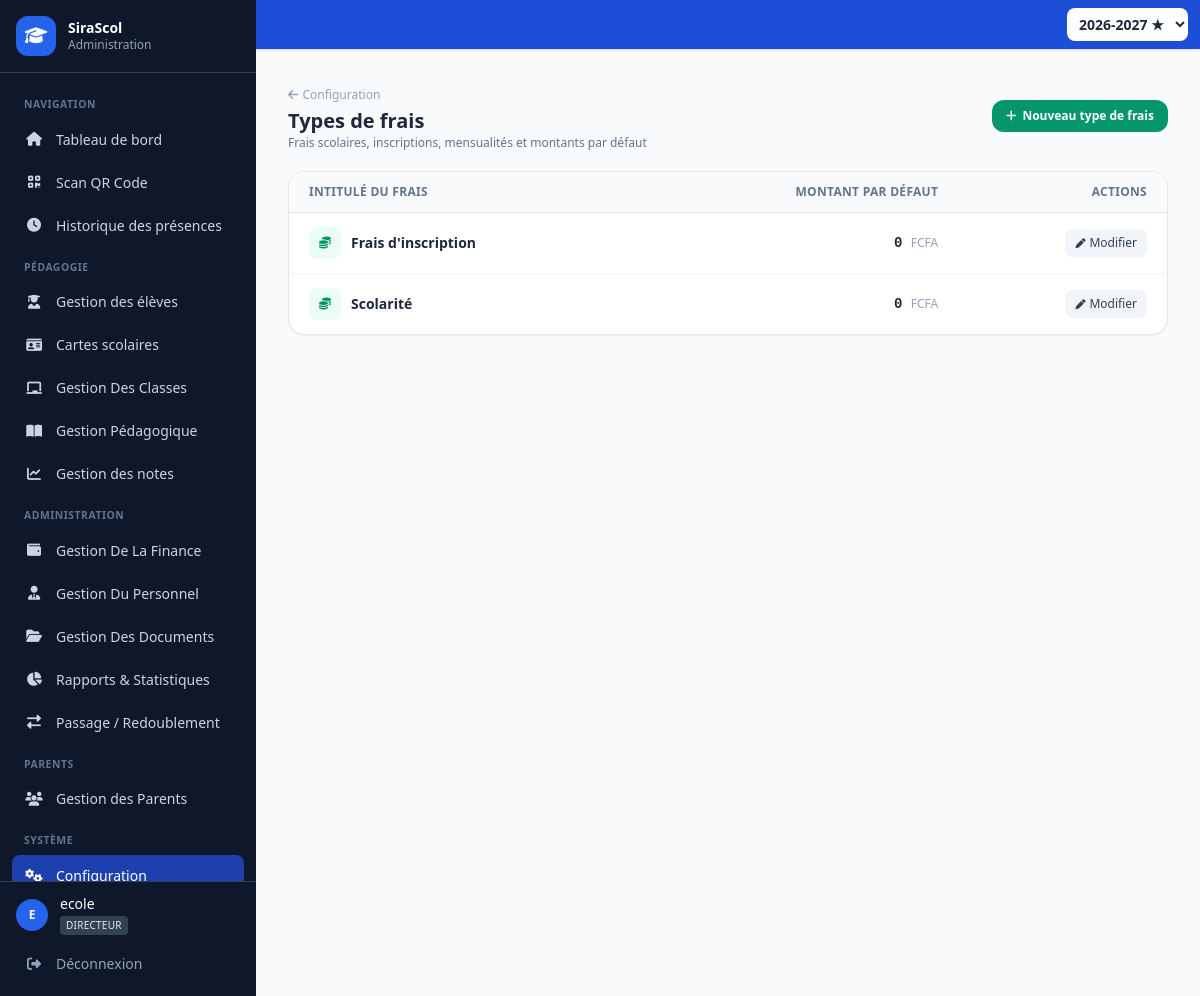
The page /configuration/types-frais/ (signed in) on the database its author committed.
### finance/models.py (models this page shows, shortened)
class FeeType(models.Model):
    name = models.CharField(max_length=100, unique=True, verbose_name='Nom')
    description = models.TextField(blank=True)
    default_amount = models.DecimalField(max_digits=10, decimal_places=2, default=0)
    is_active = models.BooleanField(default=True)
    class Meta:
        verbose_name = 'Type de frais'
        verbose_name_plural = 'Types de frais'

### core/config_views.py (the view)
# urls.py: path('configuration/types-frais/', config_views.fee_type_list, name='config_fee_types'),
@role_required('admin', 'directeur')
def fee_type_list(request):
    from finance.models import FeeType
    types = FeeType.objects.all().order_by('name')
    return render(request, 'core/config_fee_types.html', {'types': types})

### templates/core/config_fee_types.html (shortened to what this page needs)
{% extends "base.html" %}
{% block content %}
<div class="flex items-center justify-between mb-5">
  <div>
    <a href="{% url 'core:config_home' %}" class="text-xs text-slate-400 hover:text-blue-600"><i class="fas fa-arrow-left mr-1"></i>Configuration</a>
    <h1 class="text-xl font-bold text-slate-800 mt-0.5">Types de frais</h1>
    <p class="text-xs text-slate-500">Frais scolaires, inscriptions, mensualités et montants par défaut</p>
  </div>
  <button onclick="openFeeModal()"
    class="inline-flex items-center gap-1.5 bg-emerald-600 hover:bg-emerald-700 text-white text-xs font-semibold px-3.5 py-2 rounded-xl shadow-sm transition-colors">
    <i class="fas fa-plus"></i> Nouveau type de frais
  </button>
</div>
<div class="bg-white rounded-2xl border shadow-sm overflow-hidden mb-6">
  {% if types %}
  <div class="overflow-x-auto">
    <table class="w-full text-sm">
      <thead>
        <tr class="bg-slate-50 border-b text-xs text-slate-500 uppercase tracking-wide">
          <th class="text-left px-5 py-3 font-semibold">Intitulé du frais</th>
          <th class="text-right px-5 py-3 font-semibold">Montant par défaut</th>
          <th class="text-right px-5 py-3 font-semibold">Actions</th>
        </tr>
      </thead>
      <tbody class="divide-y divide-slate-100">
        {% for t in types %}
        <tr class="hover:bg-slate-50 transition-colors">
          <td class="px-5 py-3.5 font-semibold text-slate-800 flex items-center gap-2.5">
            <span class="w-8 h-8 rounded-lg bg-emerald-50 text-emerald-600 flex items-center justify-center text-xs">
              <i class="fas fa-coins"></i>
            </span>
            {{ t.name }}
          </td>
          <td class="px-5 py-3.5 text-right font-mono font-semibold text-slate-800">
            {{ t.default_amount|default:"0" }} <span class="text-xs text-slate-400 font-sans font-normal">FCFA</span>
          </td>
          <td class="px-5 py-3.5 text-right whitespace-nowrap">
            <button onclick="editFee({{ t.id }}, '{{ t.name|escapejs }}', '{{ t.default_amount|default:0 }}')"
              class="inline-flex items-center gap-1 text-xs bg-slate-100 hover:bg-slate-200 text-slate-700 px-2.5 py-1.5 rounded-lg font-medium transition-colors">
              <i class="fas fa-pen text-[10px]"></i> Modifier
            </button>
          </td>
        </tr>
        {% endfor %}
      </tbody>
    </table>
  </div>
  {% endif %}
</div>
{% endblock %}

### templates/base.html (shortened to what this page needs)
<!DOCTYPE html>
<html lang="fr">
<head>
    <script src="https://cdn.tailwindcss.com"></script>
    <link rel="stylesheet" href="https://cdnjs.cloudflare.com/ajax/libs/font-awesome/6.5.0/css/all.min.css">
</head>
<body class="bg-gray-50 min-h-screen app-mobile">
    {% if user.is_authenticated %}
    {% if user.is_authenticated and all_academic_years %}
    <div class="sticky top-0 z-40 bg-blue-700 text-white px-3 py-2 flex items-center justify-between gap-2 shadow year-bar-offset">
      <span class="text-xs sm:text-sm font-medium truncate"> Année de travail</span>
      <form method="get" action="{% url 'core:set_year' %}" class="flex items-center">
        <select name="year" onchange="this.form.submit()"
          class="text-xs sm:text-sm rounded-lg border-0 text-slate-800 px-2 py-1.5 font-semibold bg-white min-w-[7.5rem]">
          {% for y in all_academic_years %}
          <option value="{{ y.id }}" {% if selected_year and selected_year.id == y.id %}selected{% endif %}>
            {{ y.name }}{% if y.is_current %} ★{% endif %}
          </option>
          {% endfor %}
        </select>
      </form>
    </div>
    {% endif %}
    <div class="flex min-h-screen">
        <aside class="app-sidebar w-64 bg-slate-900 text-white flex-shrink-0 hidden md:flex flex-col">
            <div class="p-4 border-b border-slate-700">
                <div class="flex items-center gap-3">
                    <div class="w-10 h-10 rounded-xl bg-blue-600 flex items-center justify-center text-lg">
                        <i class="fas fa-graduation-cap"></i>
                    </div>
                    <div class="overflow-hidden">
                        <h1 class="text-sm font-bold truncate leading-tight">SiraScol</h1>
                        <p class="text-xs text-slate-400 truncate">
                            {% if user_role == 'enseignant' %}Espace enseignant
                            {% elif user_role == 'parent' %}Espace parent
                            {% elif user_role == 'comptable' %}Espace comptable
                            {% elif user_role == 'secretaire' %}Secrétariat
                            {% else %}Administration{% endif %}
                        </p>
                    </div>
                </div>
            </div>
            <nav class="sidebar-scroll p-3 space-y-0.5">
                {% if user_role == 'enseignant' %}
                <div class="nav-section">Mon espace</div>
                <a href="{% url 'core:dashboard' %}" class="nav-link {% if request.path == '/' or request.resolver_match.url_name == 'dashboard' %}active{% endif %}">
                    <i class="fas fa-home w-5 text-center"></i> Accueil
                </a>
                <a href="{% url 'teachers:portal_classes' %}" class="nav-link {% if '/personnel/espace' in request.path or '/enseignants/espace' in request.path %}active{% endif %}">
                    <i class="fas fa-chalkboard w-5 text-center"></i> Mes classes
                </a>
                <a href="{% url 'grades:classes' %}" class="nav-link {% if '/notes' in request.path and 'bulletin' not in request.path %}active{% endif %}">
                    <i class="fas fa-pen w-5 text-center"></i> Porter les notes
                </a>
                <a href="{% url 'eleve:teacher_homework' %}" class="nav-link {% if '/mon-espace/enseignant' in request.path %}active{% endif %}">
                    <i class="fas fa-book-open w-5 text-center"></i> Devoirs à donner
                </a>
                <a href="{% url 'attendance:list' %}" class="nav-link {% if request.resolver_match.app_name == 'attendance' %}active{% endif %}">
                    <i class="fas fa-user-check w-5 text-center"></i> Faire l’appel
                </a>
                <a href="{% url 'timetable:home' %}" class="nav-link {% if request.resolver_match.app_name == 'timetable' %}active{% endif %}">
                    <i class="fas fa-calendar-alt w-5 text-center"></i> Emploi du temps
                </a>
                <a href="{% url 'grades:bulletin_list' %}" class="nav-link {% if 'bulletin' in request.path %}active{% endif %}">
                    <i class="fas fa-file-alt w-5 text-center"></i> Bulletins
                </a>
                <div class="nav-section">Infos</div>
                <a href="{% url 'communication:documents' %}" class="nav-link {% if '/communication' in request.path %}active{% endif %}">
                    <i class="fas fa-folder-open w-5 text-center"></i> Documents
                </a>
                <a href="{% url 'communication:inbox' %}" class="nav-link {% if 'messages' in request.path %}active{% endif %}">
                    <i class="fas fa-envelope w-5 text-center"></i> Messages
                </a>
                {% else %}
                <div class="nav-section">Navigation</div>
                <a href="{% url 'core:dashboard' %}" class="nav-link {% if request.path == '/' or request.resolver_match.url_name == 'dashboard' %}active{% endif %}">
                    <i class="fas fa-home w-5 text-center"></i> Tableau de bord
                </a>
                {% if can_nav_students %}
                <a href="{% url 'attendance:scan' %}" class="nav-link {% if '/absences/scan' in request.path %}active{% endif %}">
                    <i class="fas fa-qrcode w-5 text-center"></i> Scan QR Code
                </a>
                {% endif %}
                {% if can_nav_attendance %}
                <a href="{% url 'attendance:history' %}" class="nav-link {% if '/absences/historique' in request.path %}active{% endif %}">
                    <i class="fas fa-clock w-5 text-center"></i> Historique des présences
                </a>
                {% endif %}
                <div class="nav-section">Pédagogie</div>
                {% if can_nav_students %}
                <a href="{% url 'students:list' %}" class="nav-link ">
                    <i class="fas fa-user-graduate w-5 text-center"></i> Gestion des élèves
                </a>
                {% if can_nav_students %}
                <a href="{% url 'students:cards_home' %}" class="nav-link {% if '/cartes' in request.path %}active{% endif %}">
                    <i class="fas fa-id-card w-5 text-center"></i> Cartes scolaires
                </a>
                {% endif %}
                {% endif %}
                {% if can_nav_classrooms %}
                <a href="{% url 'academics:classroom_list' %}" class="nav-link {% if request.resolver_match.app_name == 'academics' or '/classes' in request.path %}active{% endif %}">
                    <i class="fas fa-chalkboard w-5 text-center"></i> Gestion Des Classes
                </a>
                {% endif %}
                {% if can_nav_grades or can_nav_bulletins %}
                <a href="{% url 'timetable:home' %}" class="nav-link {% if '/emploi' in request.path or request.resolver_match.app_name == 'timetable' %}active{% endif %}">
                    <i class="fas fa-book-open w-5 text-center"></i> Gestion Pédagogique
                </a>
                {% endif %}
                {% if can_nav_grades %}
                <a href="{% url 'grades:classes' %}" class="nav-link {% if '/notes' in request.path or request.resolver_match.app_name == 'grades' %}active{% endif %}">
                    <i class="fas fa-chart-line w-5 text-center"></i> Gestion des notes
                </a>
                {% endif %}
                <div class="nav-section">Administration</div>
                {% if can_nav_finance %}
                <a href="{% url 'finance:classes' %}" class="nav-link {% if '/finance' in request.path %}active{% endif %}">
                    <i class="fas fa-wallet w-5 text-center"></i> Gestion De La Finance
                </a>
                {% endif %}
                {% if can_nav_teachers %}
                <a href="{% url 'teachers:list' %}" class="nav-link {% if '/enseignants' in request.path or request.resolver_match.app_name == 'teachers' %}active{% endif %}">
                    <i class="fas fa-user-tie w-5 text-center"></i> Gestion Du Personnel
                </a>
                {% endif %}
                {% if can_nav_announcements %}
                <a href="{% url 'communication:list' %}" class="nav-link {% if request.resolver_match.app_name == 'communication' %}active{% endif %}">
                    <i class="fas fa-folder-open w-5 text-center"></i> Gestion Des Documents
                </a>
                {% endif %}
                {% if can_nav_reports %}
                <a href="{% url 'core:reports' %}" class="nav-link {% if '/rapports' in request.path %}active{% endif %}">
                    <i class="fas fa-chart-pie w-5 text-center"></i> Rapports & Statistiques
                </a>
                {% endif %}
                {% if can_nav_promotion %}
                <a href="{% url 'students:promotion_home' %}" class="nav-link {% if 'fin-annee' in request.path or 'promotion' in request.resolver_match.url_name|default:'' %}active{% endif %}">
                    <i class="fas fa-exchange-alt w-5 text-center"></i> Passage / Redoublement
                </a>
                {% endif %}
                {% if can_nav_parents %}
                <div class="nav-section">Parents</div>
                <a href="{% url 'students:parent_list' %}" class="nav-link {% if '/parents' in request.path or 'parent' in request.resolver_match.url_name|default:'' %}active{% endif %}">
                    <i class="fas fa-users w-5 text-center"></i> Gestion des Parents
                </a>
                {% endif %}
                <div class="nav-section">Système</div>
                {% if can_nav_config %}
                <a href="{% url 'core:config_home' %}" class="nav-link {% if '/configuration' in request.path %}active{% endif %}">
                    <i class="fas fa-cogs w-5 text-center"></i> Configuration
                </a>
                {% endif %}
                            {% endif %}
            </nav>
            <div class="sidebar-footer p-3 border-t border-slate-700">
                <div class="flex items-center gap-3 mb-2 px-1">
                    <div class="w-8 h-8 rounded-full bg-blue-600 flex items-center justify-center text-xs font-bold">
                        {{ user.first_name|first|upper|default:user.username|first|upper }}
                    </div>
                    <div class="overflow-hidden flex-1">
                        <p class="text-sm font-medium truncate">{{ user.get_full_name|default:user.username }}</p>
                        <p class="text-[10px] mt-0.5">
                          <span class="inline-block px-1.5 py-0.5 rounded bg-slate-700 text-slate-200 uppercase tracking-wide">
                            {% if user_role_label %}{{ user_role_label }}{% elif user.profile %}{{ user.profile.get_role_display }}{% else %}Utilisateur{% endif %}
                          </span>
                        </p>
                    </div>
                </div>
                <form method="post" action="{% url 'accounts:logout' %}" class="m-0">
                    <button type="submit" class="nav-link text-slate-400 hover:text-white w-full text-left cursor-pointer border-0 bg-transparent">
                        <i class="fas fa-sign-out-alt w-5 text-center"></i> Déconnexion
                    </button>
                </form>
            </div>
        </aside>
        <div class="app-content flex-1 flex flex-col min-w-0">
            <main class="flex-1 p-3 sm:p-4 md:p-8 overflow-x-auto app-main">
                {% block content %}{% endblock %}
            </main>
        </div>
    </div>
    {% else %}
        {% block auth_content %}{% endblock %}
    {% endif %}
</body>
</html>

### rows shown on the page
FeeType: name "Frais d'inscription", default_amount "0"
FeeType: name "Scolarité", default_amount "0"

### other values the page prints
{{ user.first_name|first|upper|default:user.username|first|upper }} "E"
{{ user.get_full_name|default:user.username }} "ecole"
{{ user_role_label }} "DIRECTEUR"
form field year "2026-2027 ★"
